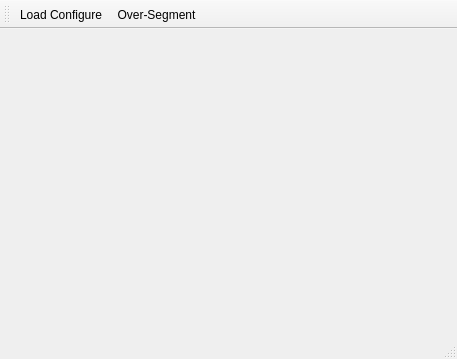
<?xml version="1.0" encoding="UTF-8"?>
<ui version="4.0">
 <class>MainWindow</class>
 <widget class="QMainWindow" name="MainWindow">
  <property name="geometry">
   <rect>
    <x>0</x>
    <y>0</y>
    <width>457</width>
    <height>359</height>
   </rect>
  </property>
  <property name="windowTitle">
   <string>XKMonitor</string>
  </property>
  <widget class="QWidget" name="centralWidget">
   <layout class="QGridLayout" name="gridLayout"/>
  </widget>
  <widget class="QStatusBar" name="statusBar"/>
  <widget class="QToolBar" name="toolBar">
   <property name="contextMenuPolicy">
    <enum>Qt::PreventContextMenu</enum>
   </property>
   <property name="windowTitle">
    <string>toolBar</string>
   </property>
   <property name="iconSize">
    <size>
     <width>64</width>
     <height>64</height>
    </size>
   </property>
   <attribute name="toolBarArea">
    <enum>TopToolBarArea</enum>
   </attribute>
   <attribute name="toolBarBreak">
    <bool>false</bool>
   </attribute>
   <addaction name="actionLoadConfig"/>
   <addaction name="actionOverSeg"/>
  </widget>
  <action name="actionLoadConfig">
   <property name="icon">
    <iconset>
     <normalon>:/button/rc/signature-256.png</normalon>
    </iconset>
   </property>
   <property name="text">
    <string>Load Configure</string>
   </property>
   <property name="toolTip">
    <string>Load Configure</string>
   </property>
  </action>
  <action name="actionOverSeg">
   <property name="icon">
    <iconset resource="rc.qrc">
     <normaloff>:/button/rc/overseg.png</normaloff>:/button/rc/overseg.png</iconset>
   </property>
   <property name="text">
    <string>Over-Segment</string>
   </property>
   <property name="toolTip">
    <string>Over-Segment</string>
   </property>
  </action>
 </widget>
 <layoutdefault spacing="6" margin="11"/>
 <resources>
  <include location="rc.qrc"/>
 </resources>
 <connections/>
</ui>
